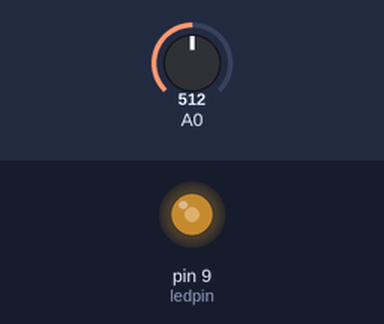
This sketch was run on a simulated Arduino Uno, built with avr-gcc and run on an emulated ATmega328P. Parts: output pins drawn as LEDs (lit = HIGH). Inputs (shaded band) come from the test bench; at power-on: A0 = 512. What the sketch prints to the serial monitor is not drawn.

Above: at 1.2 s.
1.3 s: A0 set to 716
At 2.4 s:
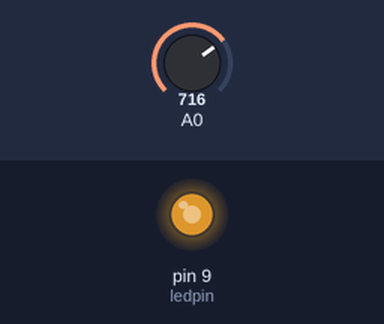
2.8 s: A0 set to 900
At 3.5 s:
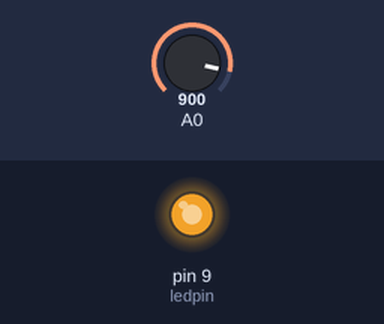
4.3 s: A0 set to 122
At 4.7 s:
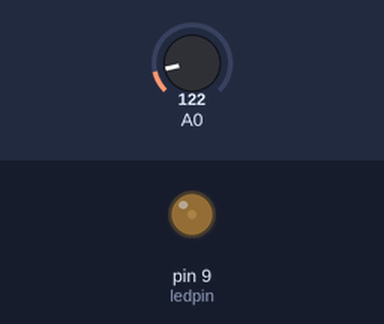
5.8 s: A0 set to 0
At 6.9 s:
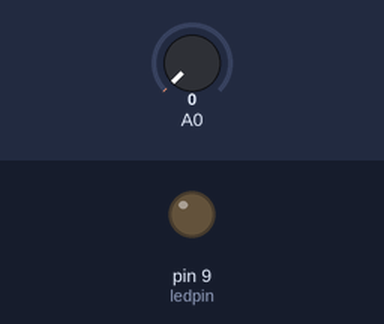
Timing chart, 0 to 8.3 s (numbered marks = the images above; inputs shaded):
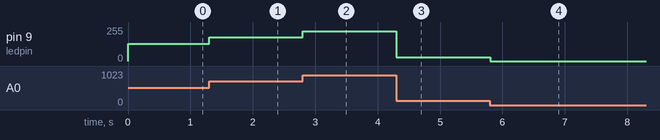

The sketch:

potentiometer.ino
```cpp
int ledpin = 9;
int val = 0;
void setup() {
  // put your setup code here, to run once:
  pinMode(ledpin, OUTPUT);
  Serial.begin(9600);

}

void loop() {
  // put your main code here, to run repeatedly:
  val = analogRead(A0);
  analogWrite(ledpin, val / 4);
  Serial.print(val);

}
```

Measured:
- after the input at 1.3 s, pin 9 (ledpin): 128/255 → 179/255 at once
- after the input at 2.8 s, pin 9 (ledpin): 179/255 → 225/255 at once
- after the input at 4.3 s, pin 9 (ledpin): 225/255 → 30/255 at once
- after the input at 5.8 s, pin 9 (ledpin): 30/255 → 0/255 at once
